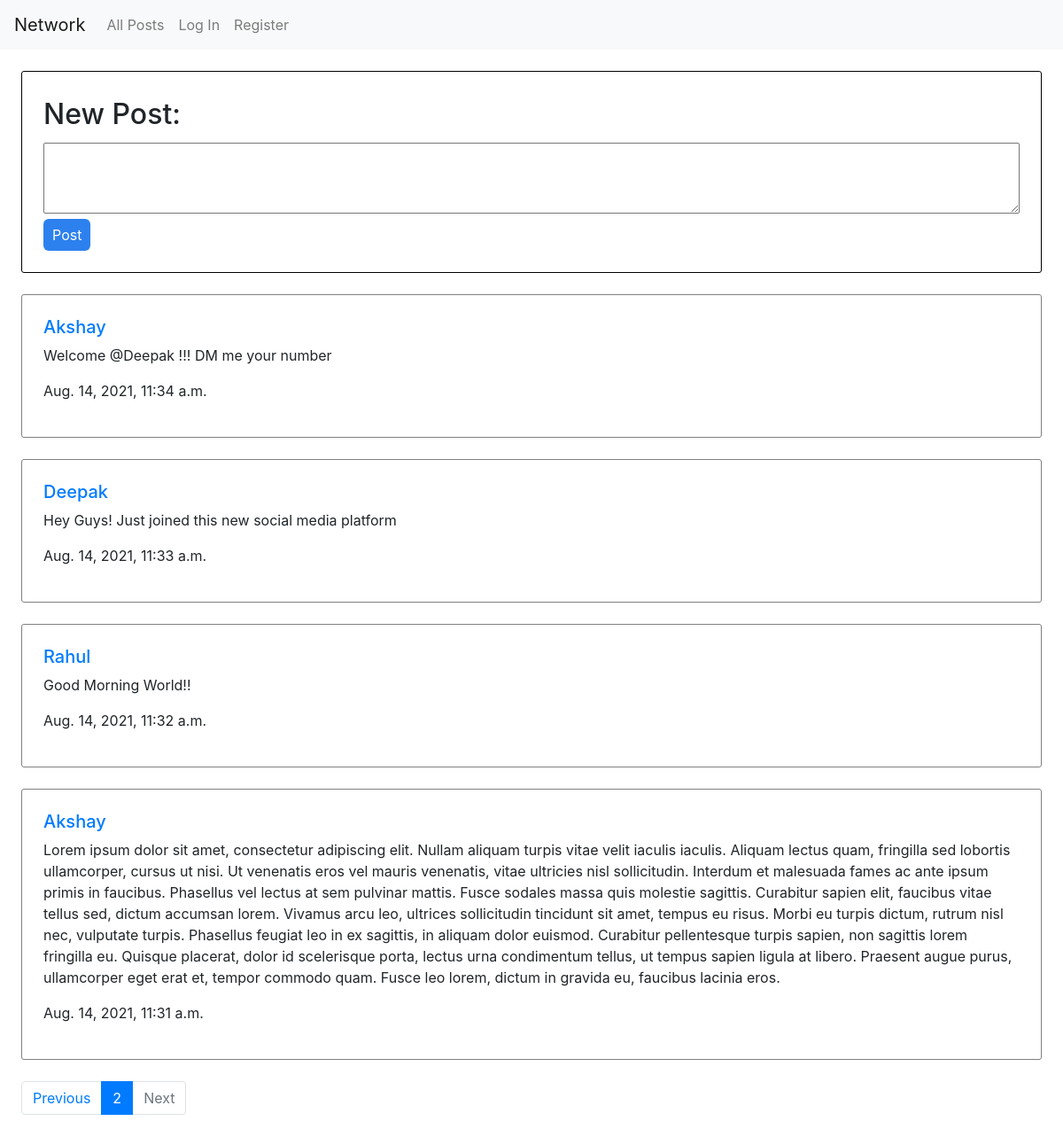
Screenshot of /?page=2 with the database file from the repository.
### network/models.py (models this page shows, shortened)
class Post(models.Model):
    poster=models.ForeignKey(User,on_delete=models.CASCADE,related_name="poster")
    post_content=models.TextField(default=None,verbose_name="New Post")
    date=models.DateTimeField(default=datetime.datetime.now())
    likes=models.ManyToManyField(User,blank=True,related_name="post")

class User(AbstractUser):
    pass

### network/views.py (the view, shortened to what this page needs)
# urls.py: path("", views.index, name="index"),
def index(request):
    all_post = Post.objects.all()[::-1]
    paginator = Paginator(all_post, 10)
    page_number = request.GET.get('page')
    page_obj = paginator.get_page(page_number)
    return render(request,"network/index.html",{
        "post_form":CreatePost(),
        'page_obj':page_obj
    })

### network/views.py
class CreatePost(forms.ModelForm):
    class Meta:
        model=Post
        fields=['post_content','date']
        widgets = {'date': forms.HiddenInput()}

### network/templates/network/index.html (shortened to what this page needs)
{% extends "network/layout.html" %}
{% block body %}
    <div style="margin-top: 2%; margin-left: 2%; margin-right: 2%; border: 1px solid black; padding: 2%; border-radius: 3px;">
        <form action="{% url 'index' %}" method="POST">
            {{post_form}}
            <div><input class="button_blue" type="submit" value="Post"></div>
        </form>
    </div>
    <div style="display: grid; grid-template-columns: 100%;">
        {% for post in page_obj %}
            <div id="normal_div{{post.id}}" style="margin-top: 2%; margin-left: 2%; margin-right: 2%; border: 1px solid gray; padding: 2%; border-radius: 3px;">
                <h5><a href="{% url 'profile' post.poster %}">{{post.poster}}</a></h5>
                <p id="content{{post.id}}" >{{post.post_content}}</p>
                <p>{{post.date}}</p>
            </div>
        {% endfor %}
    </div>
    <nav style="margin-left: 2%; margin-top: 2%;" aria-label="...">
        <ul class="pagination">
            {% if page_obj.has_previous %}
                <li class="page-item">
                    <a class="page-link" href="?page={{page_obj.previous_page_number}}">Previous</a>
                </li>
            {% else %}
                <li class="page-item disabled">
                    <a class="page-link" href="#" tabindex="-1" aria-disabled="true">Previous</a>
                </li>
            {% endif %}
          <li class="page-item active" aria-current="page">
            <a class="page-link" href="?page={{page_obj.number}}">{{page_obj.number}}</a>
          </li>
            {% if page_obj.has_next %}
            <li class="page-item">
                <a class="page-link" href="?page={{page_obj.next_page_number}}">Next</a>
            </li>
            {% else %}
                <li class="page-item disabled">
                    <a class="page-link" href="#" tabindex="-1" aria-disabled="true">Next</a>
                </li>
            {% endif %}
        </ul>
    </nav>
{% endblock %}

### network/static/network/styles.css (style rules this page uses)
.button_blue { background-color: rgb(45, 129, 238); border-radius: 6px; border-color: rgb(45, 129, 238); border: 0; padding: 6px; color: white; padding-left: 10px; padding-right: 10px; }
#id_post_content { height: 5em; width: 100%; }
label { width: 100%; font-weight: 500; font-size: xx-large; }

### rows the page displays
Post: poster "Akshay", post_content "Welcome @Deepak !!! DM me your number", date "Aug. 14, 2021, 11:34 a.m."
Post: poster "Deepak", post_content "Hey Guys! Just joined this new social media platform", date "Aug. 14, 2021, 11:33 a.m."
Post: poster "Rahul", post_content "Good Morning World!!", date "Aug. 14, 2021, 11:32 a.m."
Post: poster "Akshay", post_content "Lorem ipsum dolor sit amet, consectetur adipiscing elit. Nullam aliquam turpis vitae velit iaculis iaculis. Aliquam lectus quam, fringilla sed lobortis ullamcorper, cursus ut nisi. Ut venenatis eros vel mauris venenatis, vitae ultricies nisl sollicitudin. Interdum et malesuada fames ac ante ipsum primis in faucibus. Phasellus vel lectus at sem pulvinar mattis. Fusce sodales massa quis molestie sagittis. Curabitur sapien elit, faucibus vitae tellus sed, dictum accumsan lorem. Vivamus arcu leo, ultrices sollicitudin tincidunt sit amet, tempus eu risus. Morbi eu turpis dictum, rutrum nisl nec, vulputate turpis. Phasellus feugiat leo in ex sagittis, in aliquam dolor euismod. Curabitur…", date "Aug. 14, 2021, 11:31 a.m."

### other values shown
{{ page_obj.number }} "2"
